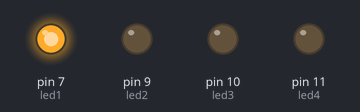
Bench run of a sketch on a simulated Arduino Uno, built with avr-gcc and run on an emulated ATmega328P. Parts: output pins drawn as LEDs (lit = HIGH).

Above: at 0.5 s.
At 1.5 s:
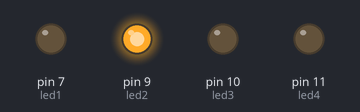
At 2.5 s:
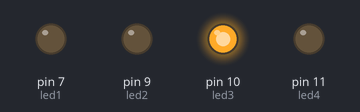
At 3.5 s:
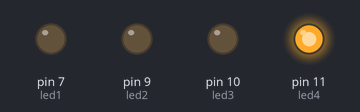
Timing chart, 0 to 5.2 s (numbered marks = the images above):
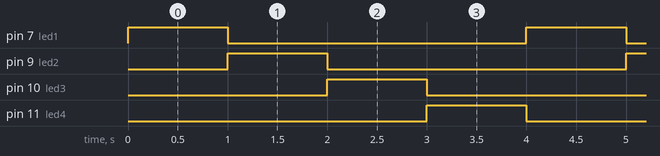

The sketch:

Arduino_led_day-1_project.ino
```cpp
int led1=7;
int led2=9;
int led3=10;
int led4=11;

void setup() {
  // put your setup code here, to run once:
  pinMode(led1, OUTPUT);
  pinMode(led2, OUTPUT);
  pinMode(led3, OUTPUT);
  pinMode(led4, OUTPUT);
  Serial.begin(9600);
}

void loop() {
  // put your main code here, to run repeatedly:
  digitalWrite(led1,HIGH);
  delay(1000);
  digitalWrite(led1,LOW);
  digitalWrite(led2,HIGH);
  delay(1000);
  digitalWrite(led2,LOW);
  digitalWrite(led3,HIGH);
  delay(1000);
  digitalWrite(led3,LOW);
  digitalWrite(led4,HIGH);
  delay(1000);
  digitalWrite(led4,LOW);
}
```

Measured:
- by itself, pin 7 (led1), pin 9 (led2), pin 10 (led3), pin 11 (led4): alternates HIGH for 1.0 s and LOW for 3.0 s
- by itself, everything shown: repeats every 4.0 s, in 5 steps
